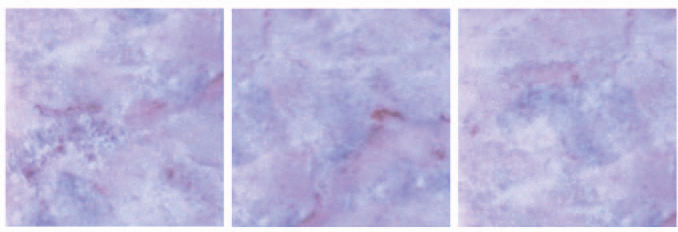
%> input picture tile2.png, 678 x 232 px
$ octave pinhole.m   (GNU Octave 9; MATLAB toolbox functions it lacks are replaced by stand-ins)
%> lines starting %> are read from the running program, lines starting %| are printed output that depends on the picture; in (x1, y1, x2, y2) boxes, pixels count from 0 and x2, y2 are one past the last pixel; in counts of white or black regions, pixels touching at a corner belong together; the program's own positions count from 1
tile = imread('tile2.png');
%> tile is the input picture: size 232x678x3 uint8; mean R, G, B 186.9, 183.2, 218.4
figure, imshow(tile)

%gray
gray = rgb2gray(tile);
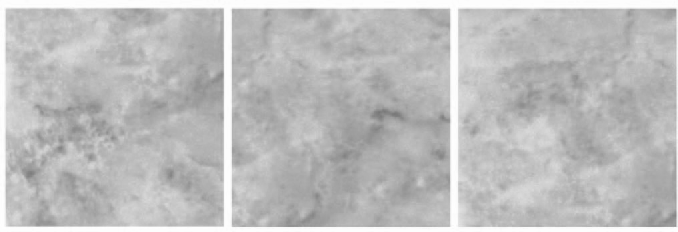
%> gray: size 232x678 uint8; min 119, max 254, mean 188.3
figure, imshow(gray)

%intensity adjustment
adjusted = imadjust(gray);
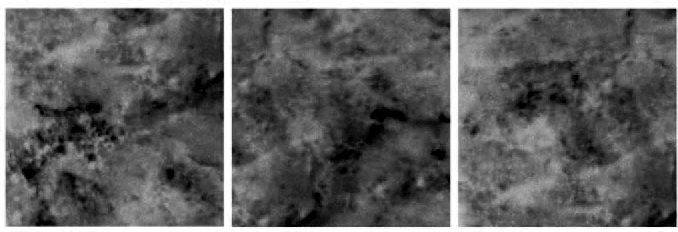
%> adjusted: size 232x678 uint8; min 0, max 255, mean 95.1
figure, imshow(adjusted)
imhist(adjusted)
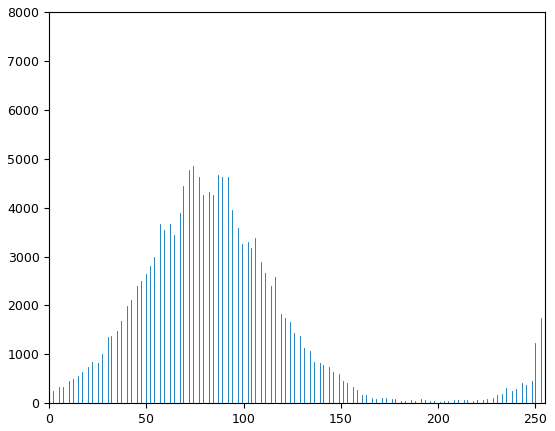
%> figure redrawn from the program's plot data; highest point at x = 255, y = 7489

%binary
bw1 = imbinarize(adjusted);
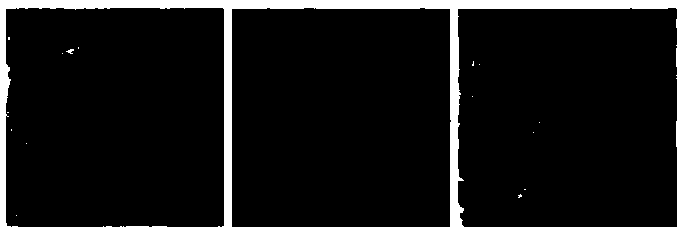
%> bw1: size 232x678 logical; 9.4% white; 16 white regions (14 under 20 px), largest, box (x1, y1, x2, y2) and area: (0, 0, 678, 232) 14768, (66, 49, 74, 54) 22
figure, imshow(bw1)

%closing
se1 = strel("disk",7);
closing = imclose(bw1,se1);
%> closing: size 232x678 logical; 9.7% white; 10 white regions (8 under 20 px), largest, box (x1, y1, x2, y2) and area: (0, 0, 678, 232) 15107, (64, 47, 79, 54) 38
figure, imshow(closing)

mask = imdilate(bwperim(closing), strel('disk',3));
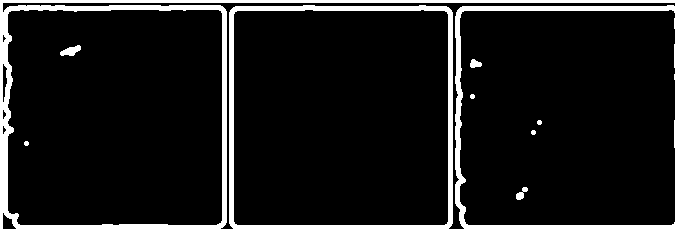
%> mask: size 232x678 logical; 11.1% white; 8 white regions, largest, box (x1, y1, x2, y2) and area: (0, 0, 678, 232) 17026, (60, 45, 81, 56) 139, (516, 187, 528, 200) 80
final = labeloverlay(tile, mask, 'Colormap',[1 0 0], 'Transparency',0.75);
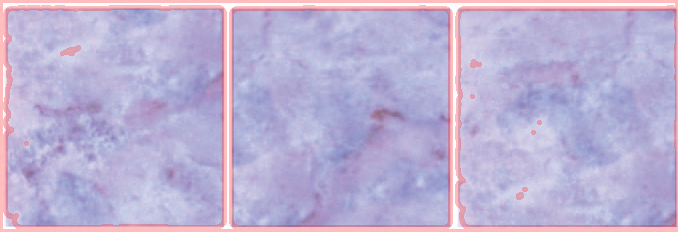
%> final: size 232x678x3 uint8; mean R, G, B 187.7, 177, 211.8
figure, imshow(final)

subplot(3,3,1), imshow(tile), title("Original")
subplot(3,3,2), imshow(gray), title("Gray Scale")
subplot(3,3,3), imhist(gray), title("Histogram of gray scale")
subplot(3,3,4), imshow(adjusted), title("Adjusted")
subplot(3,3,5), imhist(adjusted), title("Histogram of Adjusted")
subplot(3,3,6), imshow(bw1), title("Binary")
subplot(3,3,7), imshow(closing), title("Closing")
subplot(3,3,8), imshow(final), title("Pin Hole detected")
%> after `title("Pin Hole detected")`:
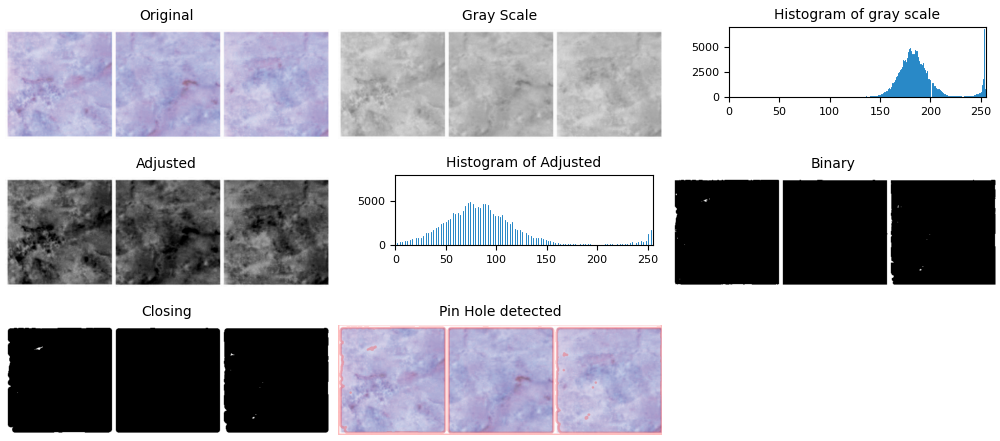
%> figure redrawn from the program's plot data, 8 panels

$ run again, with tile6.png copied over tile2.png
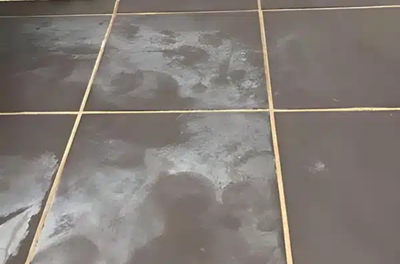
%> input picture tile6.png, 400 x 264 px
%> tile is the input picture: size 264x400x3 uint8; mean R, G, B 130.9, 124.1, 118.9
%> `bw1 = imbinarize(adjusted);`:
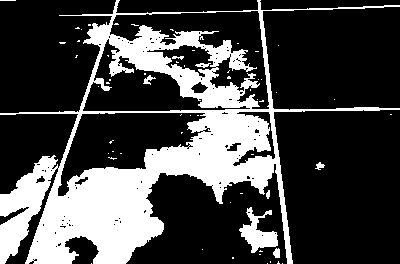
%> bw1: size 264x400 logical; 27.3% white; 60 white regions (52 under 20 px), largest, box (x1, y1, x2, y2) and area: (0, 0, 400, 264) 27576, (239, 207, 278, 253) 793, (273, 248, 280, 258) 55
%> closing: size 264x400 logical; 34.5% white; 10 white regions (8 under 20 px), largest, box (x1, y1, x2, y2) and area: (0, 0, 400, 264) 36382, (315, 162, 325, 170) 49
%> mask: size 264x400 logical; 14.3% white; 10 white regions, largest, box (x1, y1, x2, y2) and area: (0, 0, 400, 264) 14131, (180, 46, 211, 70) 378, (228, 67, 247, 87) 242
%> `final = labeloverlay(tile, mask, 'Colormap',[1 0 0], 'Transparency',0...`:
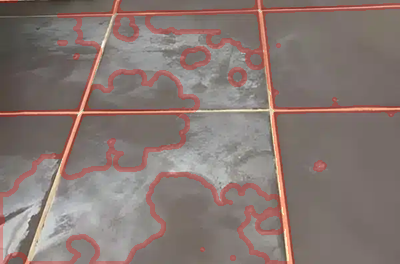
%> final: size 264x400x3 uint8; mean R, G, B 134.9, 119.2, 114.4

$ run again, with tile5.jpg saved as tile2.png
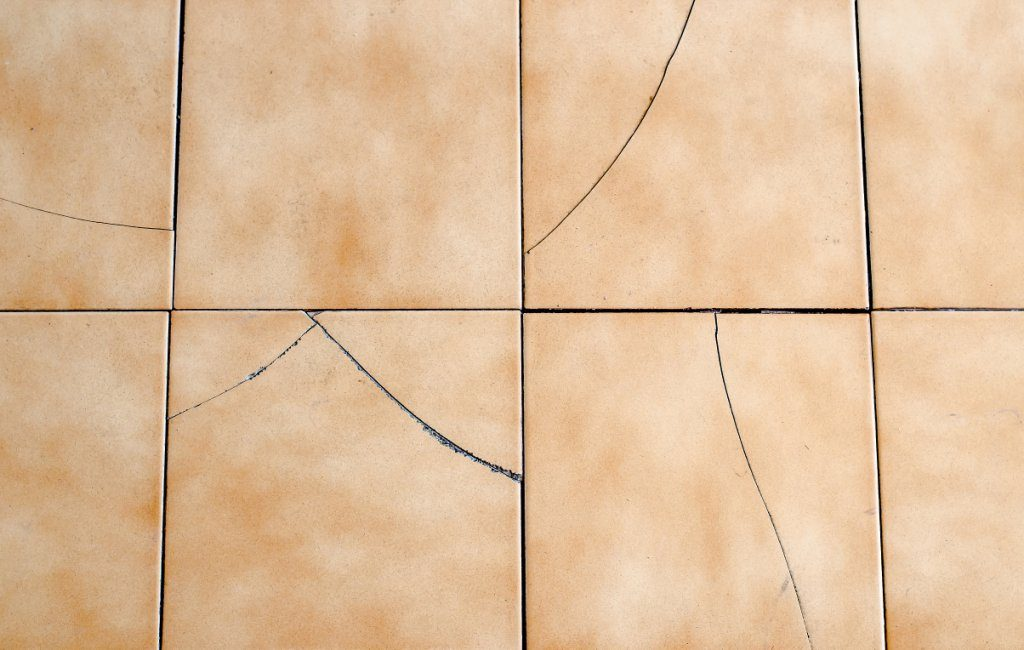
%> input picture tile5.jpg, 1024 x 650 px
%> tile is the input picture: size 650x1024x3 uint8; mean R, G, B 222.9, 189.7, 155.1
%> `bw1 = imbinarize(adjusted);`:
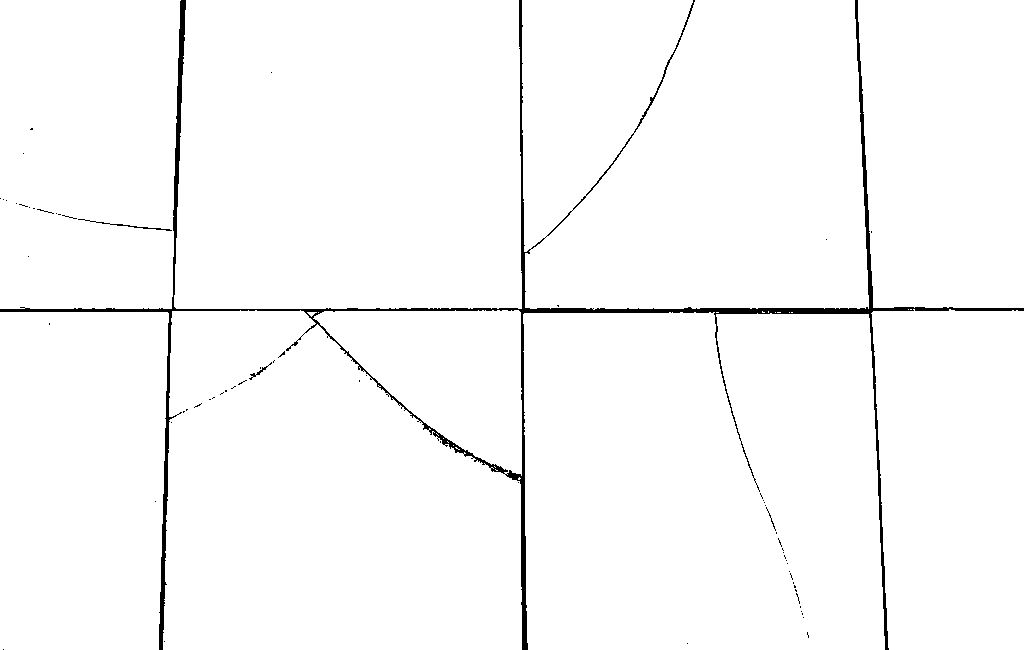
%> bw1: size 650x1024 logical; 98.1% white; 66 black regions (62 under 20 px), largest, box (x1, y1, x2, y2) and area: (0, 0, 1024, 650) 11917, (78, 219, 172, 231) 121, (249, 362, 272, 380) 60, (766, 507, 776, 531) 28
%> closing: size 650x1024 logical; 100% white; black in thin lines or dots, all inside (x1, y1, x2, y2) = (181, 0, 528, 650)
%> `mask = imdilate(bwperim(closing), strel('disk',3));`:
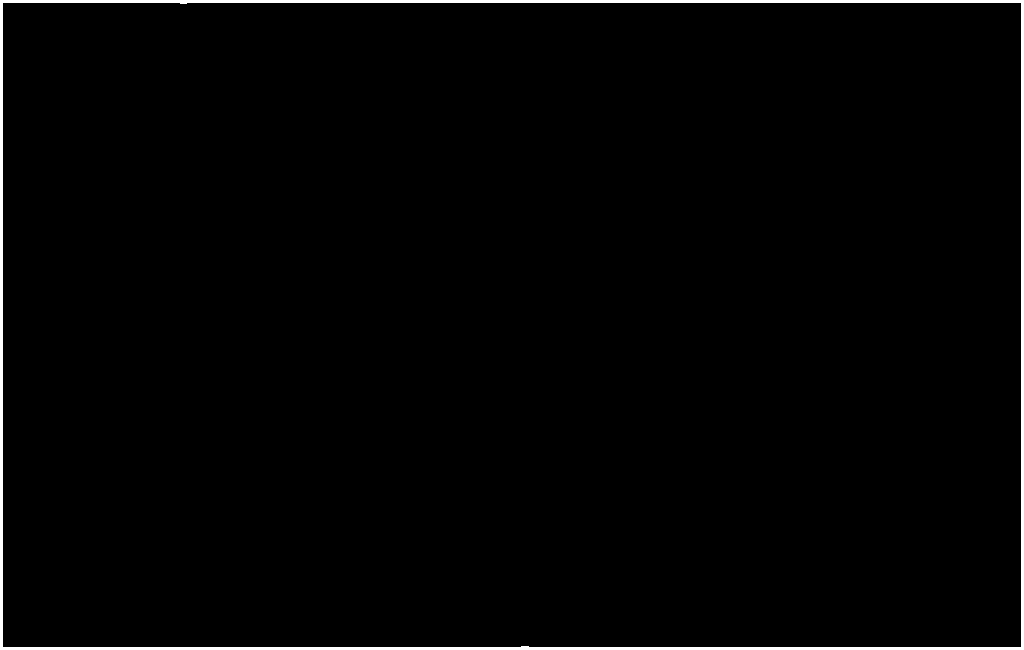
%> mask: size 650x1024 logical; 1.5% white; 1 white region, box (x1, y1, x2, y2) and area: (0, 0, 1024, 650) 10023
